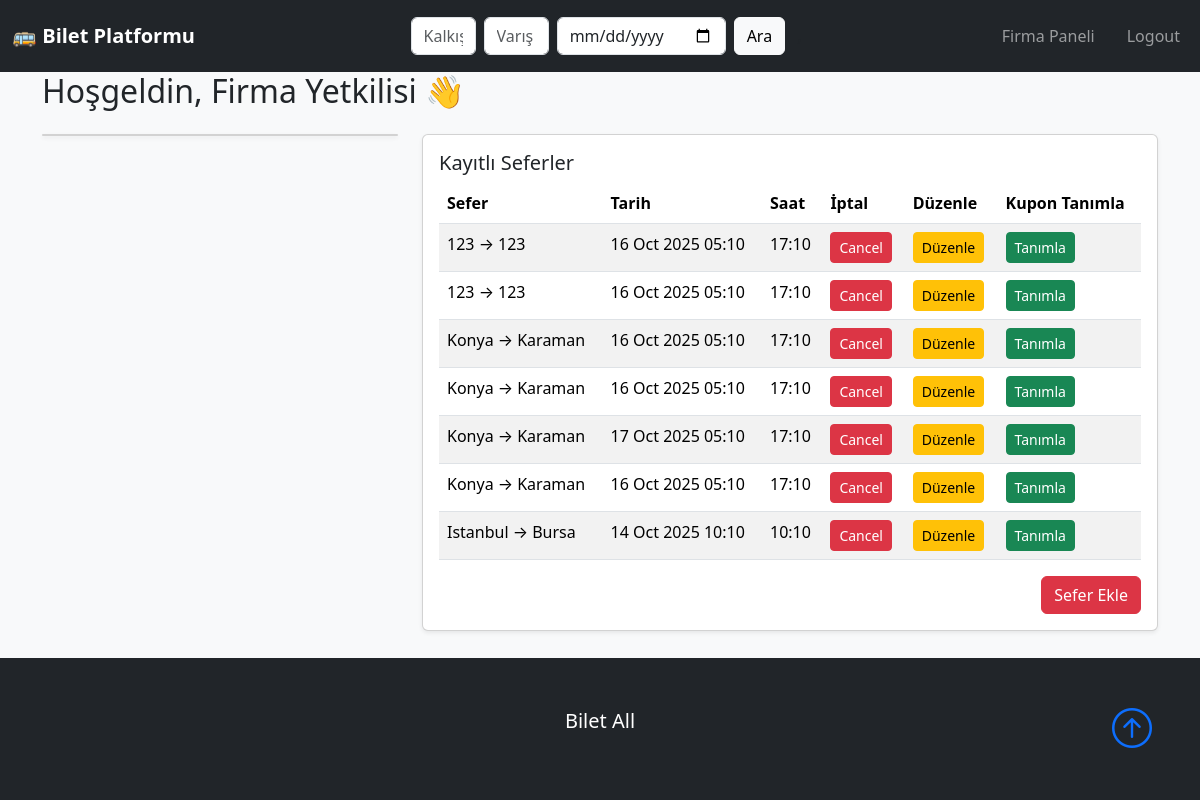
/company_dashboard.php (signed in), run on the app's committed database.
### tables this page shows
CREATE TABLE Trips (
    id TEXT PRIMARY KEY,                          -- UUID
    company_id TEXT NOT NULL,
    destination_city TEXT NOT NULL,
    arrival_time DATETIME NOT NULL,
    departure_time DATETIME NOT NULL,
    departure_city TEXT NOT NULL,
    price REAL NOT NULL,
    capacity INTEGER NOT NULL,
    created_date TIMESTAMP DEFAULT CURRENT_TIMESTAMP,
    FOREIGN KEY (company_id) REFERENCES Bus_Company(id)
);

### src/auth.php (called while the page is built, shortened)
<?php
require_once __DIR__ . '/db_connect.php';
include __DIR__ . '/../src/helper.php';
function isAdmin()
{
    return isset($_SESSION['role']) && $_SESSION['role'] === 'admin';
}
function isCompany()
{
    return isset($_SESSION['role']) && $_SESSION['role'] === 'company';
}
?>

### src/helper.php (called while the page is built, shortened)
<?php
function get_company_trips($company_id) {
    require __DIR__ . '/db_connect.php';
    $stmt = $db->prepare('SELECT id, company_id, destination_city, departure_city, departure_time, price capacity, created_date
        FROM Trips
        WHERE company_id = :company_id
        ORDER BY created_date DESC');
    $stmt->bindValue(':company_id', $company_id, PDO::PARAM_STR);
    $stmt->execute();
    return $stmt->fetchAll(PDO::FETCH_ASSOC);
}
?>

### public/company_dashboard.php (the view, shortened to what this page needs)
<?php
require_once __DIR__ . '/../src/auth.php';
require_once __DIR__ .'/../src/helper.php';
include 'header.php';
$company_id = $_SESSION['company_id'];
$full_name = $_SESSION['full_name'] ?? '';
$trips = get_company_trips($company_id);
?>
<div class="main-content">
  <div class="container">
  <h2 class="mb-4">Hoşgeldin, <?= htmlspecialchars($full_name) ?> 👋</h2>
    <div class="row g-4">
      <div class="col-md-4">
        <div class="card text-center shadow-sm">
        </div>
      </div>
      <div class="col-md-8">
        <div class="card shadow-sm">
          <div class="card-body">
            <h5 class="card-title">Kayıtlı Seferler</h5>
            <table class="table table-striped">
              <thead>
                <tr>
                  <th>Sefer</th>
                  <th>Tarih</th>
                  <th>Saat</th>
                  <th>İptal</th>
                  <th>Düzenle</th>
                  <th>Kupon Tanımla</th>
                </tr>
              </thead>
              <tbody>
                <?php if (empty($trips)): ?>
                  <tr><td colspan="3" class="text-center">Firmanıza kayıtlı sefer bulunmamaktadır..</td></tr>
                <?php else: ?>
                  <?php foreach ($trips as $trip): ?>
                    <tr>
                      <td><?= htmlspecialchars($trip['departure_city']) ?> → <?= htmlspecialchars($trip['destination_city']) ?></td>
                      <td><?= date('d M Y  h:m', strtotime($trip['departure_time'])) ?></td>
                      <td><?= date('H:m', strtotime($trip['departure_time'])) ?></td>
                      <td>
                        <form action="cancel_trip.php" method="POST" style="display:inline;">
                        <button type="submit" class="btn btn-danger btn-sm">Cancel</button>
                        </form>
                      </td>
                      <td>
                        <form action="edit_trip.php" method="POST" style="display:inline;">
                        <a href="edit_trip.php?trip_id=<?= $trip['id'] ?>" class="btn btn-sm btn-warning">Düzenle</a>
                        </form>
                      </td>
                      <td>
                        <form action="add_coupon.php" method="POST" style="display:inline;">
                        <a href="edit_trip.php?trip_id=<?= $trip['id'] ?>" class="btn btn-sm btn-success">Tanımla</a>
                        </form>
                      </td>
                    </tr>
                  <?php endforeach; ?>
                <?php endif; ?>
              </tbody>
            </table>
            <div class="mt-3 text-end">
                <a href="sefer_ekle.php" class="btn btn-danger">Sefer Ekle</a>
            </div>
          </div>
        </div>
      </div>
    </div>
  </div>
</div>
<?php include 'footer.php'; ?>

### public/header.php (shortened to what this page needs)
<?php
require_once __DIR__ . '/../src/auth.php';
?>
<!DOCTYPE html>
<html lang="tr">
  <head>
    <link href="https://cdn.jsdelivr.net/npm/bootstrap@5.3.3/dist/css/bootstrap.min.css" rel="stylesheet">
    <link href="view/css/style.css" rel="stylesheet">
  </head>
  <body class="bg-light">
    <nav id="mainNavbar" class="navbar navbar-expand-lg bg-dark navbar-dark py-3">
      <div class="container">
        <div class="d-flex w-100 align-items-center justify-content-between flex-wrap">
          <a class="navbar-brand fw-bold" href="index.php">🚌 Bilet Platformu</a>
        </div>
      </div>
      <div class="container">
          <div class="flex-grow-1 d-flex justify-content-center order-3 order-lg-2 my-2 my-lg-0">
            <form class="d-flex w-100" style="max-width:500px;" method="GET" action="searchresults.php">
              <input class="form-control me-2" type="text" name="from" placeholder="Kalkış" required>
              <input class="form-control me-2" type="text" name="to" placeholder="Varış" required>
              <input class="form-control me-2" type="date" name="date" required>
              <button class="btn btn-light" type="submit">Ara</button>
            </form>
          </div>
      </div>,
      <div class="container">
            <div class="collapse navbar-collapse" id="navmenu">
              <ul class="navbar-nav ms-auto mb-2 mb-lg-0">
                <?php if (isset($_SESSION['user_id'])): ?>
                  <?php if (isAdmin()): ?>
                    <li class="nav-item me-3"><a class="nav-link" href="admin_dashboard.php">Dashboard</a></li>
                    <li class="nav-item"><a class="nav-link" href="logout.php">Logout</a></li>
                  <?php elseif (isCompany()): ?>
                    <li class="nav-item me-3"><a class="nav-link" href="company_panel.php">Firma Paneli</a></li>
                    <li class="nav-item"><a class="nav-link" href="logout.php">Logout</a></li>
                  <?php else: ?>
                    <li class="nav-item me-3"><a class="nav-link" href="dashboard.php">Dashboard</a></li>
                    <li class="nav-item"><a class="nav-link" href="logout.php">Logout</a></li>
                  <?php endif; ?>
                <?php else: ?>
                  <li class="nav-item me-3"><a class="nav-link" href="login.php">Login</a></li>
                  <li class="nav-item"><a class="nav-link" href="register.php">Register</a></li>
                <?php endif; ?>
              </ul>
            </div>
          </div>
    </nav>
  </body>
</html>

### public/footer.php (shortened to what this page needs)
<html>
  <head>
    <link
      href="https://cdn.jsdelivr.net/npm/bootstrap@5.3.3/dist/css/bootstrap.min.css"
      rel="stylesheet">
    <link
      rel="stylesheet"
      href="https://cdn.jsdelivr.net/npm/bootstrap-icons@1.3.0/font/bootstrap-icons.css"
    />
    <link href="view/css/style.css" rel="stylesheet">
  </head>
  <body>
    <footer class="p-5 bg-dark text-white text-center position-relative">
      <div class="container">
        <p class="lead">Bilet All</p>
        <a href="#" class="position-absolute bottom-0 end-0 p-5">
          <i class="bi bi-arrow-up-circle h1"></i>
        </a>
      </div>
    </footer>
  </body>
</html>

### public/view/css/style.css (style rules this page uses)
html, body { height: 100%; }
body { display: flex; flex-direction: column; min-height: 100vh; }
.main-content { flex: 1; }
footer { background-color: #f8f9fa; padding: 20px 0; text-align: center; margin-top: auto; }

### data on the page
trips: departure_city "123", destination_city "123", departure_time "16 Oct 2025 05:10", departure_time "17:10"
trips: departure_city "123", destination_city "123", departure_time "16 Oct 2025 05:10", departure_time "17:10"
trips: departure_city "Konya", destination_city "Karaman", departure_time "16 Oct 2025 05:10", departure_time "17:10"
trips: departure_city "Konya", destination_city "Karaman", departure_time "16 Oct 2025 05:10", departure_time "17:10"
trips: departure_city "Konya", destination_city "Karaman", departure_time "17 Oct 2025 05:10", departure_time "17:10"
trips: departure_city "Konya", destination_city "Karaman", departure_time "16 Oct 2025 05:10", departure_time "17:10"
trips: departure_city "Istanbul", destination_city "Bursa", departure_time "14 Oct 2025 10:10", departure_time "10:10"

### other printed values
$full_name "Firma Yetkilisi"
